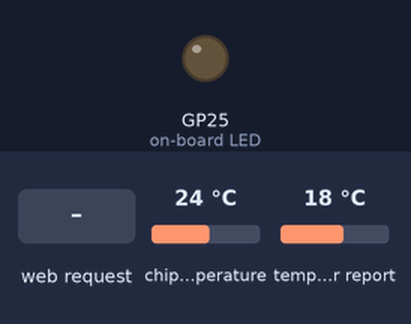
A program run on a simulated Raspberry Pi Pico running MicroPython. On the bench: output pins drawn as LEDs (lit = HIGH). The inputs (shaded band) are chosen by the test bench; at power-on: chip temperature 24 °C, temperature in the web weather report 18 °C. WiFi joins after 1.5 s; requests to the public web service named in the program get a made-up reply in its usual format after 0.4 s (London, UTC, broken clouds, 64 % humidity, 1013 hPa unless stated); what the program prints to the serial console is not drawn.

Above: at 3.6 s.
3.7 s: HTTP request GET /lighton? received
At 4.9 s:
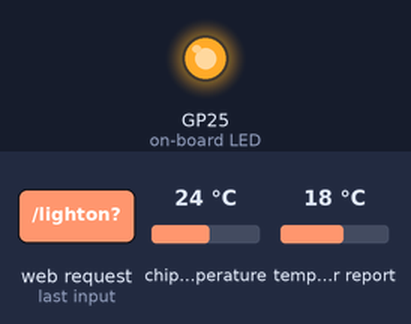
5.2 s: HTTP request GET /lightoff? received
At 6.1 s:
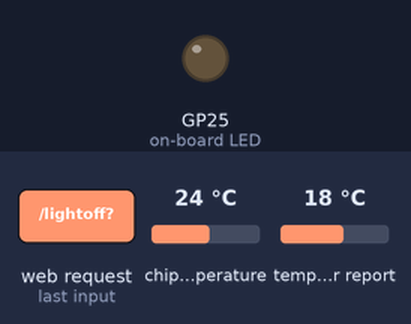
Timing chart, 0 to 8.2 s (numbered marks = the images above; inputs shaded):
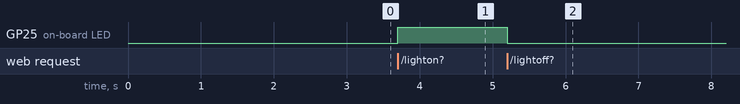

Measured:
- after the input at 3.7 s, GP25 (on-board LED): LOW → HIGH at once
- after the input at 5.2 s, GP25 (on-board LED): HIGH → LOW at once

The program:

web_serverR1.py
```python
import network
import socket
from time import sleep
from picozero import pico_temp_sensor, pico_led
import machine
import urequests as requests
#import decimal
import ujson as json

# network.hostname("****")
ssid = '****'
password = '****'
Hname = "****"

def connect():
    #Connect to WLAN
    wlan = network.hostname(Hname)
    wlan = network.WLAN(network.STA_IF)
    wlan.active(True)
    wlan.connect(ssid, password)
    while wlan.isconnected() == False:
        print('Waiting for connection...')
        sleep(1)
    ip = wlan.ifconfig()[0]
    print(f'Connected on {ip}')
    return ip

def open_socket(ip):
    # Open a socket
    address = (ip, 80)
    connection = socket.socket()
    connection.bind(address)
    connection.listen(1)
    return(connection)

def webpage(temperature, state):
    #Template HTML
    html = f"""
            <!DOCTYPE html>
            <html>
            <form action="./lighton">
            <input type="submit" value="Light on" />
            </form>
            <form action="./lightoff">
            <input type="submit" value="Light off" />
            </form>
            <p>LED is {state}</p>
            <p>Temperature is {temperature}</p>
            </body>
            </html>
            """
    return str(html)

def serve(connection):
    #Start a web server
    state = 'OFF'
    pico_led.off()
    temperature = 0
    while True:
        client = connection.accept()[0]
        request = client.recv(1024)
        request = str(request)
        try:
            request = request.split()[1]
        except IndexError:
            pass
        if request == '/lighton?':
            pico_led.on()
            state = 'ON'
        elif request =='/lightoff?':
            pico_led.off()
            state = 'OFF'
        temperature = pico_temp_sensor.temp
        html = webpage(temperature, state)
        client.send(html)
        client.close()

def openweather():
#     data = requests.get("https://api.openweathermap.org/data/2.5/weather?q=wellington,nz&appid=7d635aea345b49cbecc4d2158bebe7b2").json()
    data = requests.get("https://api.openweathermap.org/data/2.5/weather?lat=-41.328&lon=174.805&appid=7d635aea345b49cbecc4d2158bebe7b2").json()
    json_str = json.dumps(data)
    resp = json.loads(json_str)
    data2 = data.get("wind")
    json_str2 = json.dumps(data2)
    resp = json.loads(json_str2)
    WindSpeed = float
    WindSpeed = (resp["speed"])
    Windno = int(round(WindSpeed)*3.6)

    data3 = data.get("main")
    json_str3 = json.dumps(data3)
    resp = json.loads(json_str3)
    temptx = float
    temptx = (resp["temp"])
    temp = int(round(temptx -273.15))
    # Lightno = 90
    #test print varible if required
    Stemp = "Temperature " + str(temp)
    SWindno = "wind Speed " + str(Windno)
    print (Stemp)
    print (SWindno)

try:
    ip = connect()
    connection = open_socket(ip)
    openweather()
    serve(connection)


except KeyboardInterrupt:
    machine.reset()
```
